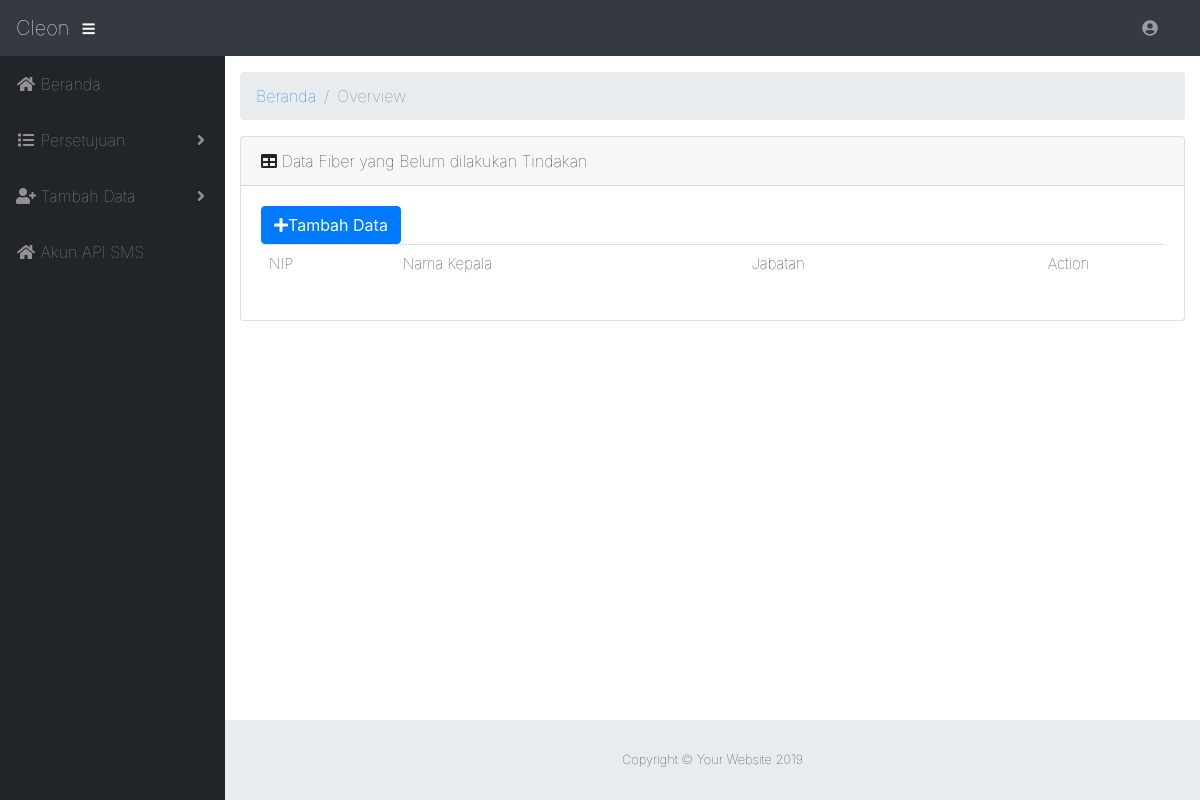
The app's page /admin/tambah_kepala.php (signed in), older data.
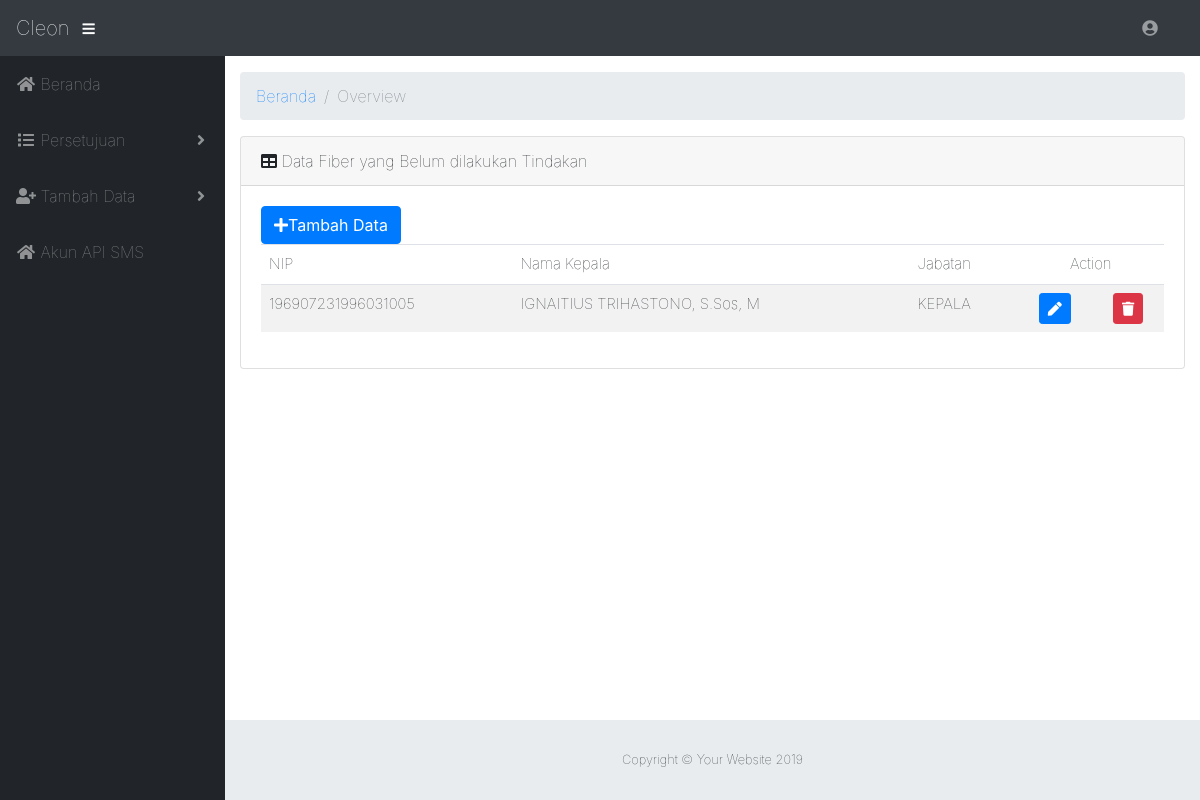
The same page, newer data.
### tables this page shows
CREATE TABLE `tb_pegawai` (
  `id_pegawai` int(11) NOT NULL,
  `nama` varchar(30) NOT NULL,
  `nip` bigint(100) NOT NULL,
  `jabatan` varchar(100) NOT NULL,
  `posisi` enum('kepala','pengawas','KA') NOT NULL
);

### admin/tambah_kepala.php (the view, shortened to what this page needs)
<?php include '../koneksi/koneksi.php';
  $pengawas = mysqli_query($config,"SELECT * FROM tb_pegawai WHERE posisi='kepala'");
?>
<!DOCTYPE html>
<html lang="en">
<?php include 'view/head.php'; ?>
<body id="page-top">
<?php include 'view/navbar.php'; ?>
  <div id="wrapper">
    <?php include 'view/sidebar.php'; ?>
    <div id="content-wrapper">
      <div class="container-fluid">
        <ol class="breadcrumb">
          <li class="breadcrumb-item">
            <a href="index.php">Beranda</a>
          </li>
          <li class="breadcrumb-item active">Overview</li>
        </ol>
        <div class="card mb-3">
          <div class="card-header">
            <i class="fas fa-table"></i>
            Data Fiber yang Belum dilakukan Tindakan</div>
          <div class="card-body">
            <div class="table-responsive">
              <button class="btn btn-primary" id="tambah-pengawas"><i class="fas fa-plus"></i>Tambah Data</button>
        </br><table class="table table-striped" id="dataTable" width="100%" cellspacing="0">
                <thead>
                  <tr>
                    <td>NIP</td>
                    <td>Nama Kepala</td>
                    <td>Jabatan</td>
                    <td colspan="2"><center>Action</center></td>
                  </tr>
                </thead>
                <tbody>
                  <?php
                    while($data = mysqli_fetch_array($pengawas)){
                  ?>
                  <tr id="<?php echo $data['id_pegawai'] ?>" class="edit_tr">
                  <td class="edit_td">
                    <span id="nip_<?php echo $data['id_pegawai']; ?>" class="text"><?php echo $data['nip']; ?></span>
                  </td>
                  <td>
                    <span id="nama_<?php echo $data['id_pegawai']; ?>" class="text"><?php echo $data['nama']; ?></span>
                  </td>
                  <td>
                     <span id="jabatan_<?php echo $data['id_pegawai']; ?>" class="text"><?php echo $data['jabatan']; ?></span>
                  </td>
                    <td><center><a href="" class="btn btn-primary btn-sm"><i class="fas fa-pen"></i></a></center></td>
                    <td><center><a href="../aksi/admin/hapus_data_pengawas.php?id=<?php echo $data['id_pegawai'];?>" class="btn btn-danger btn-sm"><i class="fas fa-trash"></i></a></center></td>
                  </tr>
                  <?php
                    }
                  ?>
                </tbody>
              </table>
            </div>
          </div>
        </div>
      <?php include 'view/footer.php'; ?>
    </div>
  </div>
</body>
</html>

Row changes from the older to the newer data that the page shows:
added tb_pegawai: nip "196907231996031005", nama "IGNAITIUS TRIHASTONO, S.Sos, M", jabatan "KEPALA"
